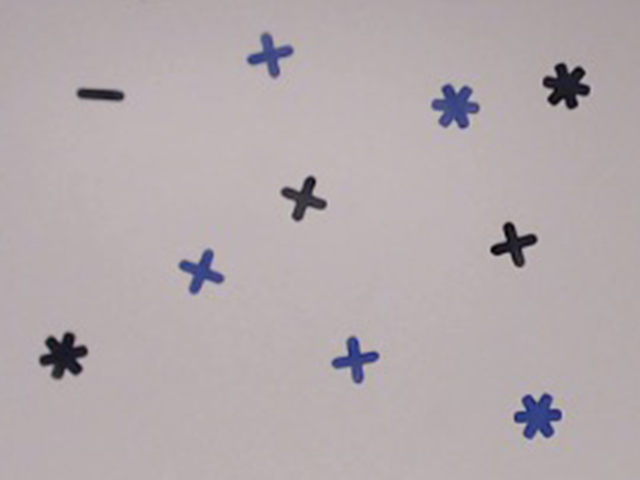
#> input picture data/lab-01-data/arena-shapes-01.png, 640 x 480 px; its folder holds only this picture in this run
$ jupyter execute --allow-errors lab_01_segmentation_final.ipynb   (shell and % lines are left out)
#> lines starting #> are read from the running program, lines starting #| are printed output that depends on the picture
# [IAPR][iapr]: Lab 1 ‒  Image segmentation

**Group ID:** 13

**Author 1 (sciper):** Nicolas Kieffer (270647)
**Author 2 (sciper):** Grégoire Bergamo (274547)
**Author 3 (sciper):** Maxime Poffet (273555)

**Release date:** 12.03.2021
**Due date:** 26.03.2021

## Important notes

The lab assignments are designed to teach practical implementation of the topics presented during class well as preparation for the final project, which is a practical project which ties together the topics of the course.

As such, in the lab assignments/final project, unless otherwise specified, you may, if you choose, use external functions from image processing/ML libraries like opencv and sklearn as long as there is sufficient explanation in the lab report. For example, you do not need to implement your own edge detector, etc.

**! Before handling back the notebook !** rerun the notebook from scratch `Kernel` > `Restart & Run All`

[iapr]: https://github.com/LTS5/iapr

---
## 0. Extract relevant data
We first need to extract the `lab-01-data.tar.gz` archive.
To this end, we use the [tarfile] module from the Python standard library.

[tarfile]: https://docs.python.org/3.6/library/tarfile.html

[cell 1]
import tarfile
import os

data_base_path = os.path.join(os.pardir, 'data')
data_folder = 'lab-01-data'
tar_path = os.path.join(data_base_path, data_folder + '.tar.gz')

#> (the rest of this cell did not finish here and is left out)

---
## Part 1: Brain segmentation

Your goal: compute the size of the brain (without the skull) in pixels in a 2D image of a human head taken by Magnetic Resonance Imaging (MRI) using:
* Region growing (5 pts)
* Contour detection (5 pts)
* Additional method of your choice (5 pts)

Each section should display the resulting segmenttion as well as the size in pixel of the detected region. Comment each method limitations and/or advantages.

### 1.1 Brain image visualization

[cell 2]
import skimage.io
import matplotlib.pyplot as plt

# Load image
data_path = os.path.join(data_base_path, data_folder)
#> (the rest of this cell did not finish here and is left out)

### 1.2 Region growing (5pts)

### Description

The seed is already chosen inside the brain. At each cycle of the while loop, we inspect the four neighbors, select only the ones that validates the conditions and then choose the one closest to the intensity mean of the region. This neighbor is added to the region, the mean is recalculated and we start the loop again with this pixel as the new seed. When the none of the four neighbors validate the conditions, we go back to the previous seed and choose the next best pixel. The segmentation is finished when we come back to the original seed.

This method is precise but can be time consuming. It works well for small and intricate objects.

[cell 3]
import numpy as np

# [63 lines left out: function region_growing, not called in this run]

[cell 4]
seed = (128, 115) #seed chosen inside the brain
#> seed = (128, 115)

#> (the rest of this cell did not finish here and is left out)

### 1.3 Contour detection (5pts)

### Description

The first step is to convert the orginal image into HSV color space. The advantage of HSV is that it separates image intensity so we can extract the brightest zones of the picture.
Then we find the contour that covers the maximum area and draw it on the orignal picture: that is the brain.
Using this contour, we create a binary brain mask that we can multiply with the original image in order to keep only pixels contained into the brain contour.

The contour detection is and efficient method in the case of finding the biggest area in the picture or the brightest area for example because we can easily extract them. But for small or non caracteristic shapes (contours), it is difficult to set a condition in order to find it in the list of all contours found in the image. For example, if we have to find the left eye, it could be more challenging. Another drawback is that contours are sometimes not well defined and could overlap themselves (forming a big contour for several different shapes).

[cell 5]
import cv2

# Using a threshold to keep brightest pixels from a HSV picture
head_im = cv2.imread(os.path.join(data_path, 'brain-slice40.tiff'))
#> (the rest of this cell did not finish here and is left out)

### 1.4 Additional method (5pts)

### Description

We decided to implement the split and merge method in order to compute the size of the brain in pixel.
To compute this method, we first split the image into four parts, and check if each part is homogeneous or not (by a criteria that we fixed). Thus, if a part is not homogeneous, we split it into 4 new parts and check the last point again. This repeats until we have only homogeneous regions. Finally, we merge some regions, if they are neighbors and if their pixels' mean is close.

This method can be faster than the region growing if you have large homogeneous regions, selecting large zones at a thime. For intricate shapes like the MRI of a brain, the splited parts become very small and the merging is time consuming, this method loose its advantage. It is also less precise than region growing of edge detection.

[cell 6]
# Function that detect whereas a subregion is homogeneous or not

def homogeneous(x, y, length):
    var_threshold = 20
    var = np.var(brain_im[x:x+length, y:y+length])     # We check if a region is homogeneous or not if the variance of its pixel is not too high
    if var < var_threshold:
        return 1
    else:
        return 0

[cell 7]
# Split

subregions = ([[0, 0, 256, 0, 0, 0]])
all_1 = 0

#> (the rest of this cell did not finish here and is left out)

[cell 8]
# Function that detect whereas two subregions are neighbors or not

def neighbors_detection(x1, y1, len1, x2, y2, len2):
    if x2 >= x1 - len2 and x2 <= x1 + len1:
        if y2 >= y1 - len2 and y2 <= y1 + len1:
            return 1

    return 0

#> (a cell that did not finish here is left out)

[cell 10]
# Merge

nb_region = 1
region = subregions[0]
size = np.shape(subregions)[0]

#> (the rest of this cell did not finish here and is left out)

[cell 11]
# Display the image of the detected brain

new_img = np.zeros((256, 256), dtype=int)
for i in range(0, len(subregions)):
    if subregions[i][4] == 3:
        new_img[subregions[i][0]:subregions[i][0]+subregions[i][2], subregions[i][1]:subregions[i][1]+subregions[i][2]] = 50

fig, ax = plt.subplots(1, 1, figsize=(6, 6))
ax.imshow(new_img, cmap='gray')
plt.show()
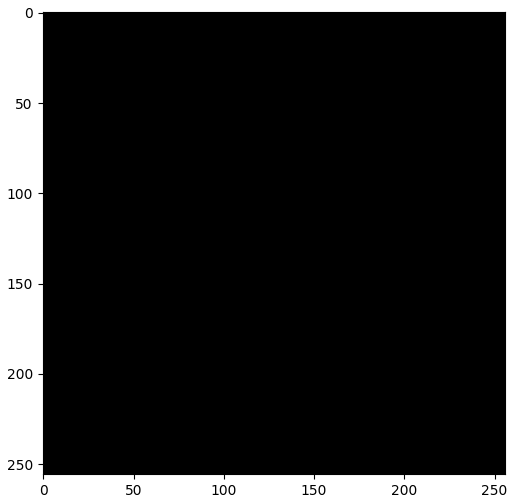
#> figure drawn by matplotlib, 1 panel

[cell 12]
# Count the size of the region in pixels

nb_px = 0

for i in range(0, 256):
    for j in range(0, 256):
        if new_img[i][j] == 50:
            nb_px += 1

print('The size of the region is :', nb_px, 'px')

---
## Part 2: Shape/color segmentation

You will find hereafter three pictures taken under three different illuminations, containing some shapes with different colors. We ask you to create a routine to:

1. Count the number of shapes of each color (5pts).
2. Compute the total area (in pixels) of each color (5pts).

Please note that one specific challenge is to be robust to illumination changes. Therefore some kind of intensity normalization should probably be used.

### 2.1 Visualization

[cell 13]
# Load images
im_names = ['arena-shapes-01', 'arena-shapes-02', 'arena-shapes-03']
filenames = [os.path.join(data_path, name) + '.png' for name in im_names]
ic = skimage.io.imread_collection(filenames)
#> ic = 1 item
images = skimage.io.concatenate_images(ic)
print('Number of images: ', images.shape[0])
#| Number of images:  1
print('Image size: {}, {} '.format(images.shape[1], images.shape[2]))
#| Image size: 480, 640
print('Number of color channels: ', images.shape[-1])
#| Number of color channels:  3

[cell 14]
# Plot images
fig, axes = plt.subplots(1, 3, figsize=(12, 12))
for ax, im, nm in zip(axes.ravel(), images, im_names):
    ax.imshow(im)
    ax.axis('off')
    ax.set_title(nm)
#> this loop made 1 pass
#> nm on pass 1: 'arena-shapes-01'
plt.show()

### 2.2 Number of shapes of each color (5 pts)

An intensity normalization and white balance correction was necessary for the threshold method to rightly separate the blue shapes from the black ones.

[cell 15]
#function that normalize an image and correct its white balance
def normalize(img_input):

    norm_img = np.zeros((480,640))
    normalized_img = cv2.normalize(img_input, norm_img, 0, 255, cv2.NORM_MINMAX)
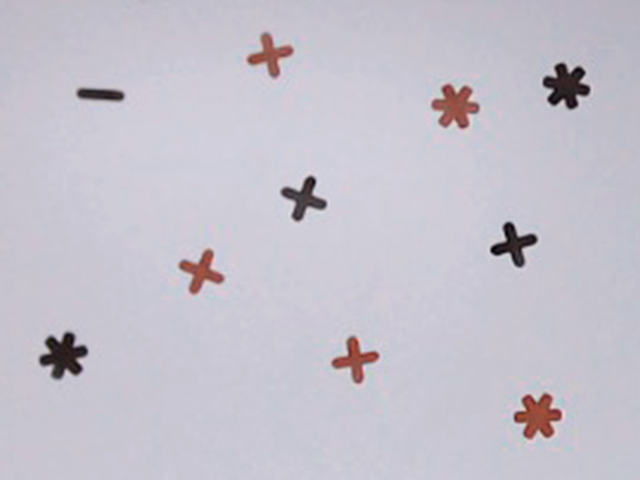
#> normalized_img: shape (480, 640, 3); mean of channels 0, 1, 2 204.8, 194, 196.9; drawn as B, G, R
#> img_input is the input picture: shape (480, 640, 3); mean R, G, B 180, 170.4, 173.1

    whitebalanced = img_as_ubyte(
            (normalized_img*1.0 / np.percentile(normalized_img,
             95, axis=(0, 1))).clip(0, 1))
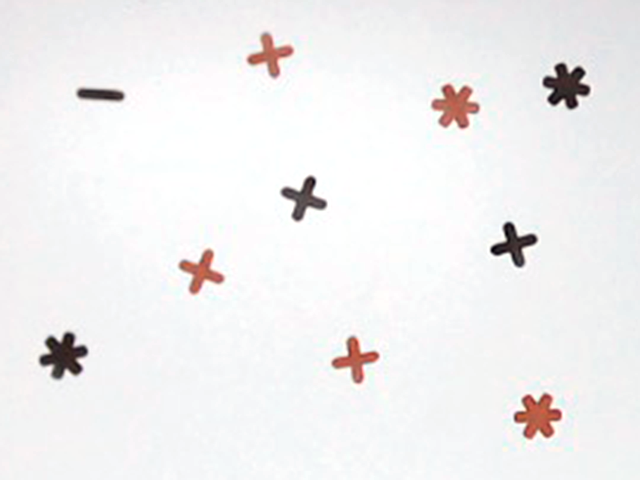
#> whitebalanced: shape (480, 640, 3); mean of channels 0, 1, 2 240.6, 240.1, 241.3; drawn as B, G, R

    return whitebalanced

[cell 16]
#funtion that measure the area of labelised regions
def measure_area(labels):
    area = 0

    #only the regions bigger than 200px are counted to remove the noise
    for shape in measure.regionprops(labels):
        if shape.area >= 200:
            area += shape.area

    return area

[cell 17]
#segmentation using color correction and multiple thresholds
from skimage import measure
from skimage import img_as_ubyte

def count_number_shapes(img):

    image_blue = img[:,:,2].copy()
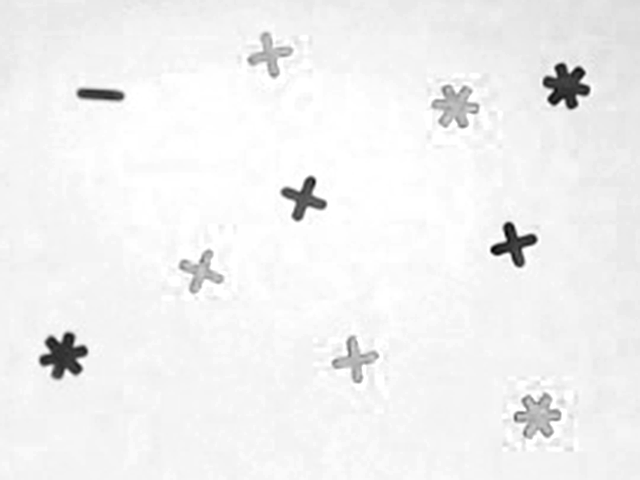
#> image_blue: shape (480, 640); min 0, max 255, mean 241.3
    image_red = img[:,:,0].copy()
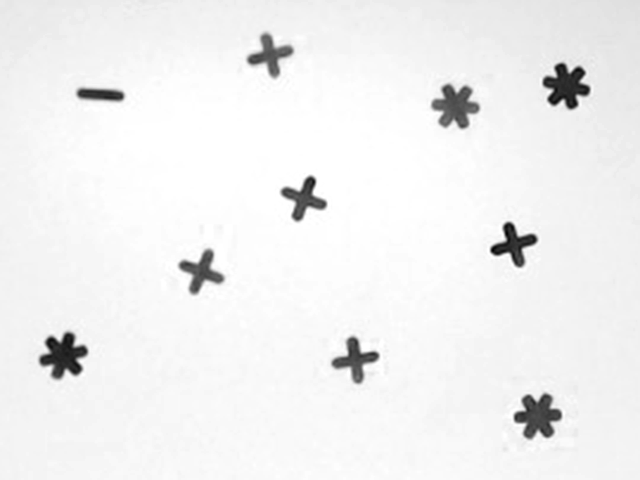
#> image_red: shape (480, 640); min 1, max 255, mean 240.6
    image_green = img[:,:,1].copy()


    #extract the black shapes from the blue channel
    black_shapes = np.zeros(image_blue.shape[0:2])
    black_shapes[image_blue<140] = 255

    #extract the blue shapes from the blue and red channel
    blue_shapes = np.zeros(image_blue.shape[0:2])
    blue_shapes[(image_red<160) & (image_blue>160)] = 255


    # Display
    fig, ax = plt.subplots(1, 3, figsize=(12, 12))

    ax[0].imshow(img)
    ax[0].set_title('normalized image')
    ax[0].axis('off')
    ax[1].imshow(black_shapes, cmap='gray')
    ax[1].set_title('black shapes')
    ax[1].axis('off')
    ax[2].imshow(blue_shapes, cmap='gray')
    ax[2].set_title('blue shapes')
    ax[2].axis('off')

    plt.show()
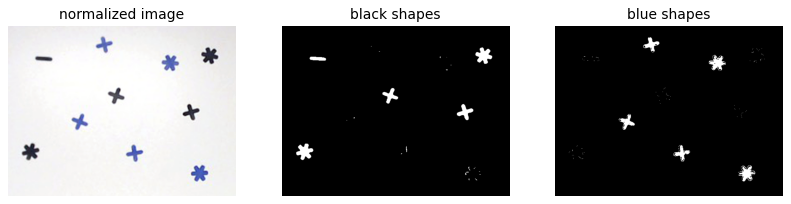
#> figure drawn by matplotlib, 3 panels

    labels_black = measure.label(black_shapes)
    labels_blue = measure.label(blue_shapes)
    black_count = 0
    blue_count = 0

    #Count only the shapes with an area bigger than 200px
    for shape in measure.regionprops(labels_black):
        if shape.area >= 200:
            black_count +=1

    for shape in measure.regionprops(labels_blue):
        if shape.area >= 200:
            blue_count +=1


    print('number of black shapes : {}'.format(black_count))
    print('number of blue shapes : {}'.format(blue_count))

    black_area = measure_area(labels_black)
    blue_area = measure_area(labels_blue)
    print('area of black shapes : {}'.format(black_area))
    print('area of blue shapes : {}\n\n'.format(blue_area))

$ run again, on data/lab-01-data/arena-shapes-02.png
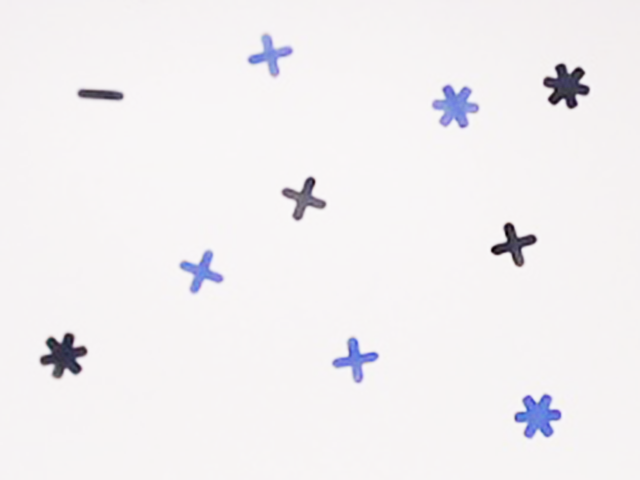
#> input picture data/lab-01-data/arena-shapes-02.png, 640 x 480 px
#> seed = (128, 115)
#> ic = 1 item
#| Number of images:  1
#| Image size: 480, 640
#| Number of color channels:  3
#> the loop `for ax, im, nm in zip(axes.ravel(), images, im_names):` made 1 pass
#> nm on pass 1: 'arena-shapes-01'
#> in normalize, img_input is the input picture: shape (480, 640, 3); mean R, G, B 242.2, 239.6, 241.6
#> in count_number_shapes, `image_blue = img[:,:,2].copy()`:
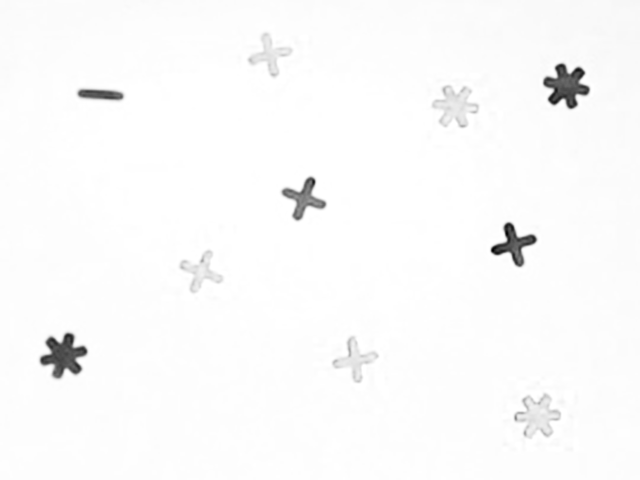
#> image_blue: shape (480, 640); min 0, max 255, mean 250.4
#> in count_number_shapes, `plt.show()`:
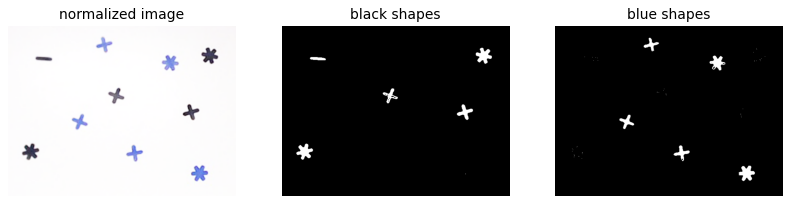
#> figure drawn by matplotlib, 3 panels
